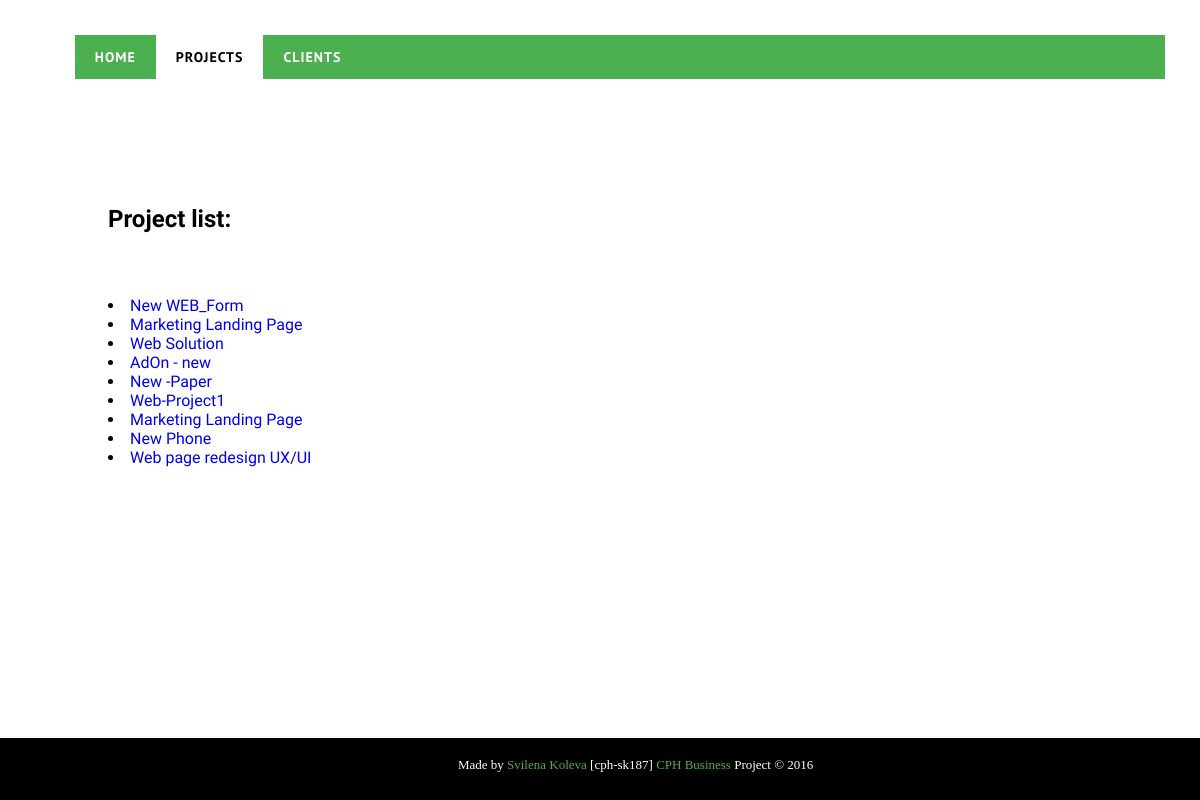
The app's page /projects.php with its own data.
### tables this page shows
CREATE TABLE IF NOT EXISTS `projects` (
  `projectID` int(11) NOT NULL,
  `pr_name` varchar(80) DEFAULT NULL,
  `pr_descr` varchar(500) DEFAULT NULL,
  `pr_start` datetime DEFAULT NULL,
  `pr_end` datetime DEFAULT NULL,
  `other_details` varchar(500) DEFAULT NULL,
  `clients_clientsID` int(11) NOT NULL
);

### projects.php (the view, shortened to what this page needs)
<!doctype html>
<html>
<head>
<link rel="stylesheet" href="css/style.css">
</head>
<body>
	<ul class="navbar">
    <?php include 'menu.php';?>
    <br>
    </ul>
        <article class="article" style="link-decoration: none; margin:6%;">
        <h1 >Project list:</h1>
           <p>
           <?php
            require_once 'dbcon.php';
            $sql = 'SELECT projectID, pr_name FROM project1db.projects';
            $stmt = $link->prepare($sql);
            $stmt->execute();
            $stmt->bind_result($prid, $prname);
            while($stmt->fetch()){
                echo '<li><a href="prinfo.php?id='.$prid.'">'.$prname.'</a></li>'.PHP_EOL;
            }
            ?>
            </p>
        </article>
		<?php require 'footer.php';?>

### menu.php
<link rel="stylesheet" href="css/style-menu.css">
<?php
$curpage = basename ($_SERVER['PHP_SELF']);
?>
<div id='cssmenu' style="margin: 3%;">
<ul>
<li <?php if($curpage == 'index.php') {echo 'class="active"'; } ?>><a href="index.php">Home</a></li>
<li <?php if($curpage == 'projects.php') {echo 'class="active"'; } ?>><a href="projects.php">Projects</a></li>
<li <?php if($curpage == 'clientlist.php') {echo 'class="active"'; } ?>><a href="clientlist.php" >Clients</a></li>
</ul>
</div>

### footer.php (shortened to what this page needs)
<div id="footer">
<p>Made by <a style="text-decoration:none; color:#4CAF50;" href="www.creartivology.com" target="new">Svilena Koleva</a> [cph-sk187] <a style="text-decoration:none; color:#4CAF50;" href="www.cphbusiness.dk">CPH Business</a> Project &copy; 2016</p>
</div>
</body>
</html>

### css/style.css (style rules this page uses)
body { margin:0px; padding:0px; font-family: 'Comfortaa', cursive; text-align:left; }
a:link { text-decoration: none; }
p { padding-bottom: 3%; padding-left: 6%; }
article { text-align:left; margin-left:3%; padding-left:3%; }

### css/style-menu.css (style rules this page uses)
#cssmenu { background: #4CAF50; margin: 0; width: auto; padding: 0; line-height: 1; display: block; position: relative; font-family: 'PT Sans', sans-serif; }
#cssmenu ul { list-style: none; margin: 0; padding: 0; display: block; }
#cssmenu ul:after, #cssmenu:after { content: " "; display: block; font-size: 0; height: 0; clear: both; visibility: hidden; }
#cssmenu ul li { margin: 0; padding: 0; display: block; position: relative; }
#cssmenu ul li a { text-decoration: none; display: block; margin: 0; -webkit-transition: color .2s ease; -moz-transition: color .2s ease; -ms-transition: color .2s ease; -o-transition: color .2s ease; transition: color .2s ease; -webkit-box-sizing: border-box; -moz-box-sizing: border-box; box-sizing: border-box; }
#cssmenu > ul > li { float: left; }
#cssmenu > ul > li:after { content: ""; display: block; position: absolute; width: 100%; height: 0; top: 0; z-index: 0; background: #ffffff; -webkit-transition: height .2s; -moz-transition: height .2s; -ms-transition: height .2s; -o-transition: height .2s; transition: height .2s; }
#cssmenu > ul > li > a { color: #ffffff; padding: 15px 20px; font-weight: 700; letter-spacing: 1px; text-transform: uppercase; font-size: 14px; z-index: 2; position: relative; }
#cssmenu > ul > li:hover:after, #cssmenu > ul > li.active:after { height: 100%; }
#cssmenu > ul > li:hover > a, #cssmenu > ul > li.active > a { color: #000000; }
#cssmenu > ul > li:hover > a:after, #cssmenu > ul > li.active > a:after { background: #000000; }
#cssmenu > ul > li:hover > a:before, #cssmenu > ul > li.active > a:before { border-top-color: #ffffff; }
#cssmenu > ul > li > a { display: block; }
#cssmenu > ul > li { width: auto; }

### footer.php (style rules this page uses)
#footer { background-color: black; align-content: center; text-align:center; height: 50px; padding: 0.5%; position: fixed; bottom: 0; left: 0; right: 0; height: 50px; }
p { color: white; font-family: verdana; font-size: 13px; }

### records on screen
projects: pr_name "New WEB_Form"
projects: pr_name "Marketing Landing Page"
projects: pr_name "Web Solution"
projects: pr_name "AdOn - new"
projects: pr_name "New -Paper"
projects: pr_name "Web-Project1"
projects: pr_name "Marketing Landing Page"
projects: pr_name "New Phone"
projects: pr_name "Web page redesign UX/UI"
